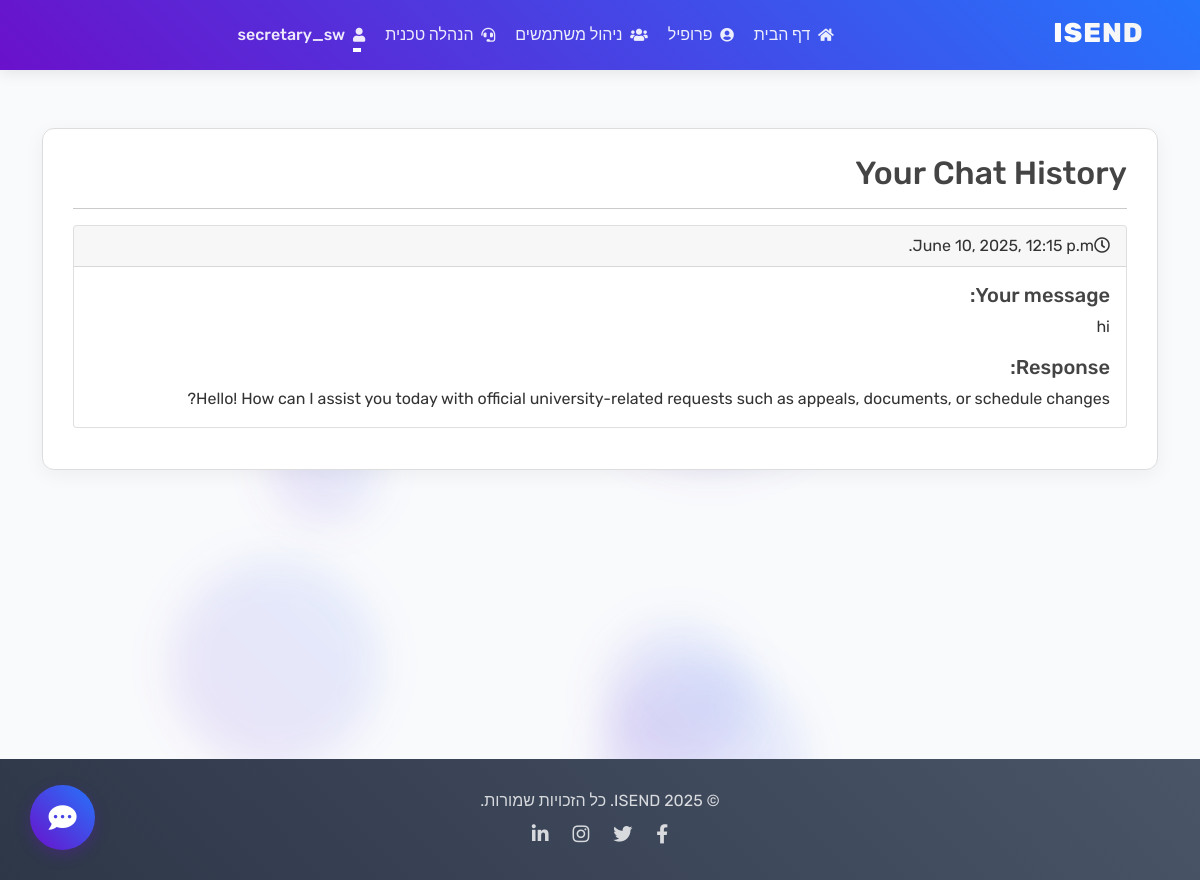
Screenshot of /chat_history/ (signed in) with the database file from the repository.
### users/models.py (models this page shows, shortened)
class User(AbstractUser):
    DEPARTMENT_CHOICES = [
        ('מדעי המחשב', 'מדעי המחשב'),
        ('הנדסת תוכנה', 'הנדסת תוכנה'),
        ('הנדסת אלקטרוניקה', 'הנדסת אלקטרוניקה'),
    ]
    YEAR_CHOICES = [
        ('1', 'First Year'),
        ('2', 'Second Year'),
        ('3', 'Third Year'),
        ('4', 'Fourth Year'),
        ('5', 'Fifth Year'),
    ]
    is_student = models.BooleanField(default=False)
    is_lecturer = models.BooleanField(default=False)
    is_secretary = models.BooleanField(default=False)
    department = models.CharField(max_length=50, choices=DEPARTMENT_CHOICES, blank=True)
    year = models.CharField(max_length=1, choices=YEAR_CHOICES, blank=True)
    full_name = models.CharField(max_length=150, blank=True, help_text="שם מלא")

### blog/models.py (models this page shows, shortened)
class ChatHistory(models.Model):
    username = models.CharField(max_length=100)
    message = models.TextField()
    reply = models.TextField()
    timestamp = models.DateTimeField(auto_now_add=True)

### blog/views.py (the view)
# urls.py: path('chat_history/', chat_history, name='chat_history'),
@login_required
def chat_history(request):
    history = ChatHistory.objects.filter(username=request.user.username).order_by('-timestamp')
    return render(request, 'blog/chat_history.html', {'history': history})

### blog/templates/blog/chat_history.html
{% extends "blog/base.html" %}
{% block content %}
<div class="content-section">
    <h2>Your Chat History</h2>
    <hr>
    {% if history %}
        {% for chat in history %}
            <div class="card mb-3">
                <div class="card-header d-flex justify-content-between align-items-center">
                    <span><i class="far fa-clock mr-2"></i>{{ chat.timestamp|date:"F d, Y, g:i a" }}</span>
                </div>
                <div class="card-body">
                    <h5 class="card-title">Your message:</h5>
                    <p class="card-text">{{ chat.message }}</p>
                    <h5 class="card-title">Response:</h5>
                    <p class="card-text">{{ chat.reply }}</p>
                </div>
            </div>
        {% endfor %}
    {% else %}
        <div class="alert alert-info">
            You don't have any chat history yet. Try asking the ISEND Assistant a question!
        </div>
    {% endif %}
</div>
{% endblock content %}

### blog/templates/blog/base.html (shortened to what this page needs)
{% load static %}
<!DOCTYPE html>
<html lang="he" dir="rtl">
<head>
    <link rel="stylesheet" href="https://cdn.jsdelivr.net/npm/bootstrap@5.0.2/dist/css/bootstrap.rtl.min.css">
    <link rel="stylesheet" href="https://cdnjs.cloudflare.com/ajax/libs/font-awesome/5.15.3/css/all.min.css">
    <link rel="stylesheet" type="text/css" href="{% static 'blog/main.css' %}">
</head>
<body>
    <header class="site-header">
        <nav class="navbar navbar-expand-md navbar-dark bg-isend fixed-top">
            <div class="container">
                <a class="navbar-brand me-4" href="{% url 'blog-home' %}">
                    ISEND
                </a>
                <div class="collapse navbar-collapse" id="navbarToggle">
<div class="navbar-nav ms-auto">
    {% if user.is_authenticated and user.is_lecturer %}
        <a class="nav-item nav-link {% if request.resolver_match.url_name == 'lecturer_dashboard' %}active{% endif %}" href="{% url 'lecturer_dashboard' %}">
            <i class="fas fa-home fa-sm me-1"></i> דף הבית
        </a>
         <a class="nav-item nav-link" href="{% url 'profile' %}">
            <i class="fas fa-user-circle fa-sm me-1"></i> פרופיל
        </a>
        <a class="nav-item nav-link" href="{% url 'technicalmanagement' %}">
            <i class="fas fa-headset fa-sm me-1"></i> הנהלה טכנית
        </a>
    {% elif user.is_authenticated and user.is_secretary %}
        <a class="nav-item nav-link {% if request.resolver_match.url_name == 'blog-home' %}active{% endif %}" href="{% url 'blog-home' %}">
            <i class="fas fa-home fa-sm me-1"></i> דף הבית
        </a>
        <a class="nav-item nav-link" href="{% url 'profile' %}">
            <i class="fas fa-user-circle fa-sm me-1"></i> פרופיל
        </a>
        <a class="nav-item nav-link" href="{% url 'secretary_user_list' %}">
            <i class="fas fa-users fa-sm me-1"></i> ניהול משתמשים
        </a>
        <a class="nav-item nav-link" href="{% url 'technicalmanagement' %}">
            <i class="fas fa-headset fa-sm me-1"></i> הנהלה טכנית
        </a>
    {% endif %}
</div>
                    <div class="navbar-nav me-auto">
                        {% if user.is_authenticated %}
                            <div class="nav-item dropdown">
                                <a class="nav-link dropdown-toggle" href="#" id="navbarUserDropdown" role="button" data-bs-toggle="dropdown" aria-expanded="false">
                                    <i class="fas fa-user fa-sm me-1"></i> {{ user.username }}
                                </a>
                            </div>
                        {% endif %}
                    </div>
                </div>
            </div>
        </nav>
    </header>
    <main role="main" class="container {% if has_full_width %}mt-0{% else %}mt-5{% endif %}">
        <div class="row">
            <div class="col-md-12">
                {% block content %}{% endblock %}
            </div>
        </div>
    </main>
    <footer class="footer">
        <div class="container text-center">
            <div class="row">
                <div class="col-md-12">
                    <p class="mb-2">© {% now "Y" %} ISEND. כל הזכויות שמורות.</p>
                    <div>
                        <a href="#"><i class="fab fa-facebook-f"></i></a>
                        <a href="#"><i class="fab fa-twitter"></i></a>
                        <a href="#"><i class="fab fa-instagram"></i></a>
                        <a href="#"><i class="fab fa-linkedin-in"></i></a>
                    </div>
                </div>
            </div>
        </div>
    </footer>
</body>
</html>

### blog/static/blog/main.css (style rules this page uses)
body { background: #fafafa; color: #333333; margin-top: 5rem; }
h1, h2, h3, h4, h5, h6 { color: #444444; }
.site-header .navbar-nav .nav-link { color: #cbd5db; }
.content-section { background: #ffffff; padding: 10px 20px; border: 1px solid #dddddd; border-radius: 3px; margin-bottom: 20px; }

### blog/templates/blog/base.html (style rules this page uses)
body { display: flex; flex-direction: column; min-height: 100vh; font-family: 'Rubik', 'Assistant', sans-serif; direction: rtl; text-align: right; overflow-x: hidden; background-color: #f9fafc; }
.bg-isend { background: linear-gradient(45deg, #6a11cb, #2575fc); box-shadow: 0 2px 15px rgba(0, 0, 0, 0.1); }
.navbar-brand { font-weight: 800; font-size: 1.7rem; letter-spacing: 1px; background: linear-gradient(45deg, #ffffff, #f0f0f0); -webkit-background-clip: text; background-clip: text; -webkit-text-fill-color: transparent; transition: all 0.3s ease; }
.site-header .navbar-nav .nav-link { color: rgba(255, 255, 255, 0.9); margin: 0 10px; font-weight: 500; transition: all 0.3s ease; position: relative; padding: 5px 0; }
.site-header .navbar-nav .nav-link:after { content: ''; position: absolute; bottom: 0; right: 0; width: 0; height: 2px; background-color: #fff; transition: width 0.3s ease; }
.content-section { background: #ffffff; padding: 25px 30px; border-radius: 12px; box-shadow: 0 5px 20px rgba(0, 0, 0, 0.05); margin-bottom: 25px; transition: all 0.3s ease; }
.footer { background: linear-gradient(45deg, #2d3748, #4a5568); color: rgba(255, 255, 255, 0.8); padding: 30px 0; margin-top: auto; }
.footer a { color: rgba(255, 255, 255, 0.8); margin: 0 10px; transition: all 0.3s ease; font-size: 1.2rem; }
main.container { margin-top: 80px; flex: 1; }

### rows the page displays
User: username "secretary_sw"
ChatHistory: timestamp "June 10, 2025, 12:15 p.m.", message "hi", reply "Hello! How can I assist you today with official university-related requests such as appeals, documents, or schedule changes?"
